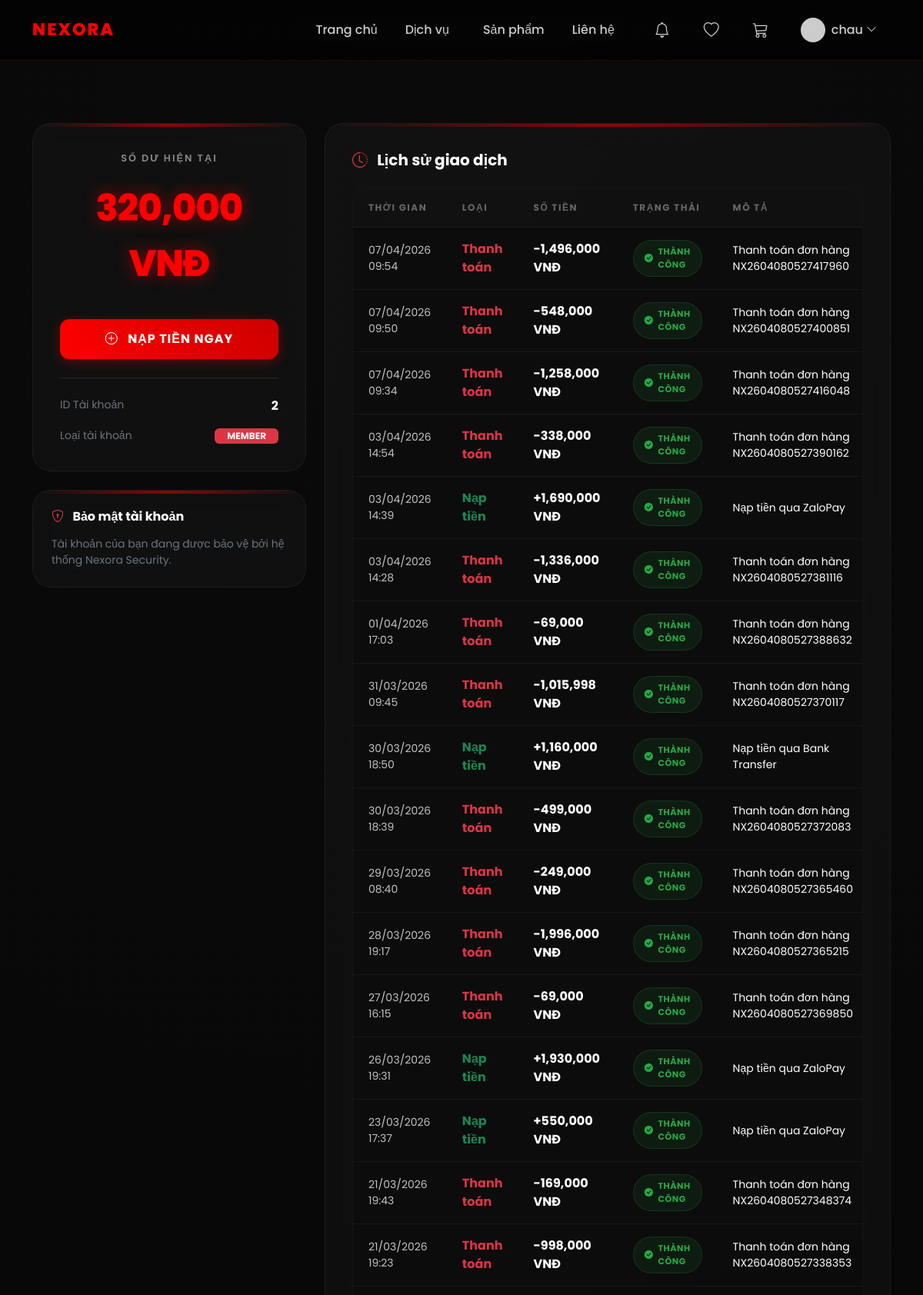
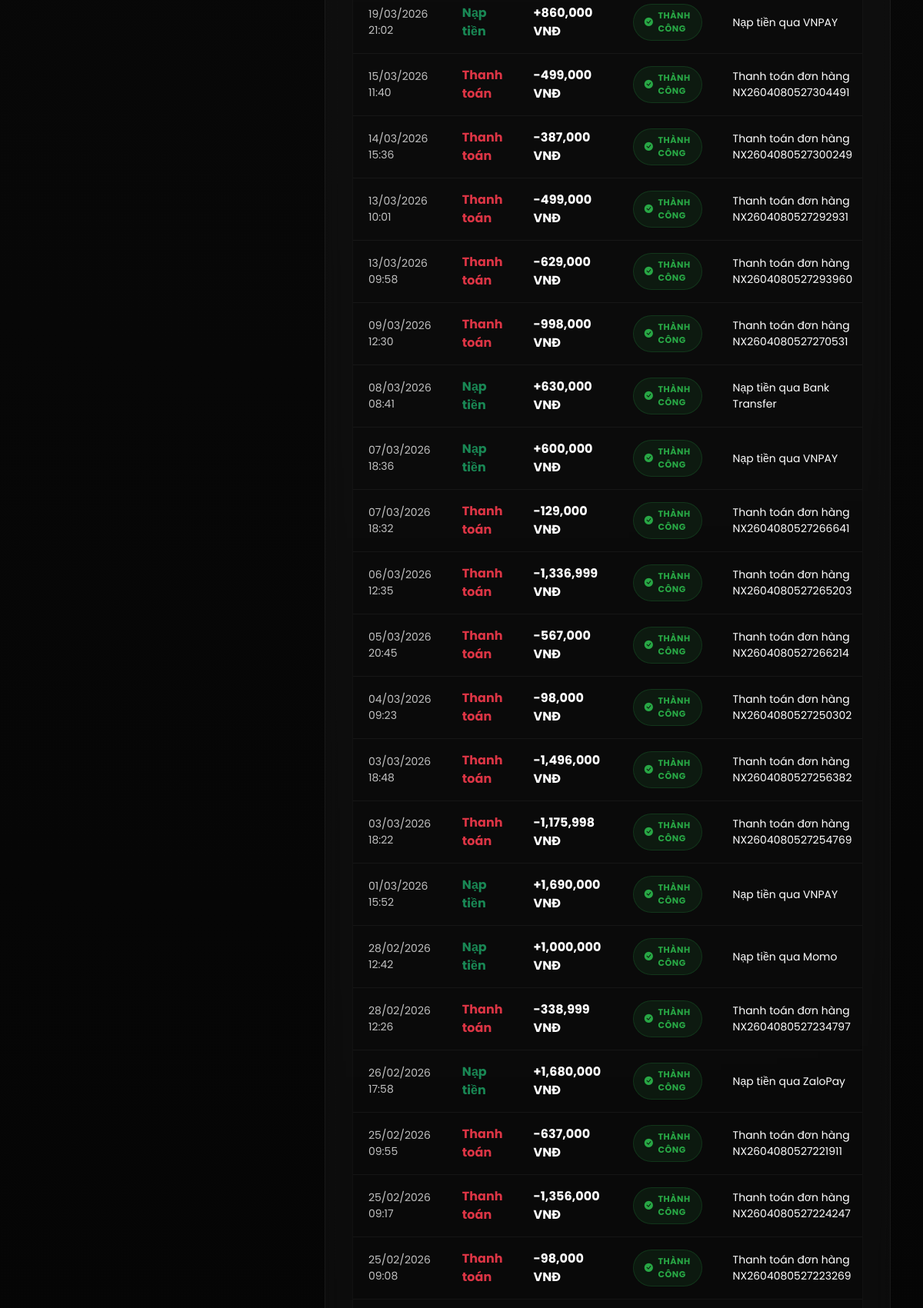
/users/wallet/ (signed in, upper part), run on the app's committed database (2 pictures, top to bottom).
### users/models.py (models this page shows, shortened)
class Transaction(models.Model):
    TRANSACTION_TYPES = [
        ('Deposit', 'Nạp tiền'),
        ('Payment', 'Thanh toán'),
        ('Refund', 'Hoàn tiền'),
    ]
    STATUS_CHOICES = [
        ('Pending', 'Đang xử lý'),
        ('Completed', 'Thành công'),
        ('Failed', 'Thất bại'),
    ]
    user = models.ForeignKey(settings.AUTH_USER_MODEL, on_delete=models.CASCADE, related_name='transactions')
    amount = models.BigIntegerField(default=0)
    type = models.CharField(max_length=20, choices=TRANSACTION_TYPES)
    status = models.CharField(max_length=20, choices=STATUS_CHOICES, default='Pending')
    method = models.CharField(max_length=50, blank=True, null=True)
    transaction_code = models.CharField(max_length=100, unique=True)
    description = models.TextField(blank=True, null=True)
    created_at = models.DateTimeField(auto_now_add=True)

### users/views.py (the view)
# urls.py: path('wallet/', views.wallet_index, name='wallet_index'),
@login_required
def wallet_index(request):
    transactions = request.user.transactions.all().order_by('-created_at')
    context = {
        'transactions': transactions,
        'balance': request.user.profile.balance
    }
    return render(request, 'users/wallet/index.html', context)

### users/templates/users/wallet/index.html (shortened to what this page needs)
{% extends "shops/base.html" %}
{% load static %}
{% block extra_head %}
<link rel="stylesheet" href="{% static 'css/wallet.css' %}">
{% endblock %}
{% block body_block %}
<div class="wallet-page text-white">
    <div class="container">
        <div class="row g-4">
            <div class="col-lg-4">
                <div class="wallet-card text-center mb-4">
                    <div class="balance-label mb-2">Số dư hiện tại</div>
                    <div class="balance-display">{{ balance|floatformat:0 }} VNĐ</div>
                    <a href="{% url 'users:topup_index' %}" class="btn btn-topup w-100 mt-3">
                        <i class="bi bi-plus-circle me-2"></i> NẠP TIỀN NGAY
                    </a>
                    <div class="mt-4 pt-4 border-top border-white border-opacity-10 text-start">
                        <div class="d-flex justify-content-between mb-3">
                            <span class="text-secondary small">ID Tài khoản</span>
                            <span class="fw-bold fs-6 text-white">{{ request.user.id }}</span>
                        </div>
                        <div class="d-flex justify-content-between align-items-center">
                            <span class="text-secondary small">Loại tài khoản</span>
                            <span class="badge bg-danger shadow-sm px-3">MEMBER</span>
                        </div>
                    </div>
                </div>
                <div class="wallet-card p-4">
                    <h6 class="fw-bold mb-3 text-white">
                        <i class="bi bi-shield-lock me-2 text-danger"></i> Bảo mật tài khoản
                    </h6>
                    <p class="small text-secondary mb-0">Tài khoản của bạn đang được bảo vệ bởi hệ thống Nexora Security.</p>
                </div>
            </div>
            <div class="col-lg-8">
                <div class="wallet-card">
                    <h5 class="fw-bold mb-4 text-white">
                        <i class="bi bi-clock-history me-2 text-danger"></i> Lịch sử giao dịch
                    </h5>
                    <div class="transaction-table-wrapper">
                        <div class="table-responsive">
                            <table class="table transaction-table text-white">
                                <thead>
                                    <tr>
                                        <th>Thời gian</th>
                                        <th>Loại</th>
                                        <th>Số tiền</th>
                                        <th>Trạng thái</th>
                                        <th>Mô tả</th>
                                    </tr>
                                </thead>
                                <tbody>
                                    {% for tx in transactions %}
                                    <tr>
                                        <td class="small opacity-75">{{ tx.created_at|date:"d/m/Y H:i" }}</td>
                                        <td>
                                            <span class="fw-bold {% if tx.type == 'Deposit' %}text-success{% else %}text-danger{% endif %}">
                                                {{ tx.get_type_display }}
                                            </span>
                                        </td>
                                        <td class="fw-bold fs-6">
                                            {% if tx.type == 'Deposit' %}+{% else %}-{% endif %}{{ tx.amount|floatformat:0 }} VNĐ
                                        </td>
                                        <td>
                                            <span class="status-badge status-{{ tx.status|lower }}">
                                                <i class="bi {% if tx.status == 'Completed' %}bi-check-circle-fill{% elif tx.status == 'Pending' %}bi-hourglass-split{% else %}bi-x-circle-fill{% endif %}"></i>
                                                {{ tx.get_status_display }}
                                            </span>
                                        </td>
                                        <td class="small text-secondary">{{ tx.description }}</td>
                                    </tr>
                                    {% endfor %}
                                </tbody>
                            </table>
                        </div>
                    </div>
                </div>
            </div>
        </div>
    </div>
</div>
{% endblock %}

### shops/templates/shops/base.html (shortened to what this page needs)
{% load static %}
<!DOCTYPE html>
<html lang="vi">
<head>
  <link href="https://cdn.jsdelivr.net/npm/bootstrap@5.3.2/dist/css/bootstrap.min.css" rel="stylesheet">
  <link rel="stylesheet" href="https://cdn.jsdelivr.net/npm/bootstrap-icons@1.11.1/font/bootstrap-icons.css" />
  <link rel="stylesheet" href="{% static 'css/base.css' %}" />
  {% block extra_head %}{% endblock %}
</head>
<body>
<nav class="navbar navbar-expand-lg navbar-custom fixed-top">
  <div class="container">
    <a class="navbar-brand" href="{% url 'shops:index' %}">
      NEXORA
    </a>
    <div class="collapse navbar-collapse" id="nav">
      <ul class="navbar-nav ms-auto">
        <li class="nav-item">
          <a class="nav-link" href="{% url 'shops:index' %}">
            Trang chủ
          </a>
        </li>
        <li class="nav-item">
          <a class="nav-link" href="{% url 'shops:services' %}">
            Dịch vụ
          </a>
        </li>
        <li class="nav-item ms-lg-2">
          <a class="nav-link" href="{% url 'shops:products' %}">
            Sản phẩm
          </a>
        </li>
        <li class="nav-item">
          <a class="nav-link" href="{% url 'shops:contact' %}">
            Liên hệ
          </a>
        </li>
      </ul>
      <ul class="navbar-nav ms-lg-3 align-items-lg-center">
          {% if request.user.is_authenticated %}
        <li class="nav-item dropdown me-2">
          <a class="nav-link position-relative" data-bs-toggle="dropdown" href="#" aria-label="Notifications">
            <i class="bi bi-bell fs-5"></i>
          </a>
        </li>
        <li class="nav-item me-2">
          <a class="nav-link" href="#" data-bs-toggle="modal" data-bs-target="#wishlistModal" aria-label="Wishlist">
            <i class="bi bi-heart fs-5"></i>
          </a>
        </li>
        <li class="nav-item">
          <a class="nav-link position-relative me-3" href="{% url 'shops:cart_detail' %}">
            <i class="bi bi-cart3 fs-5"></i>
          </a>
        </li>
        <li class="nav-item dropdown">
          <a class="nav-link d-flex align-items-center" data-bs-toggle="dropdown" href="#">
            <img
              src="{% if request.user.profile.photo %}{{ request.user.profile.photo.url }}{% else %}https://i.pravatar.cc/150?u={{ request.user.id }}{% endif %}"
              class="rounded-circle me-2" width="32" height="32" style="object-fit: cover" />
            <span class="d-none d-lg-inline">{{ request.user.username }}</span>
            <i class="bi bi-chevron-down ms-1 small"></i>
          </a>
        </li>
        {% else %}
        <li class="nav-item ms-lg-2">
          <a href="{% url 'users:login' %}" class="btn btn-outline-danger btn-sm">
            Đăng nhập
          </a>
        </li>
        {% endif %}
      </ul>
    </div>
  </div>
</nav>
<main>
  {% block body_block %}{% endblock %}
</main>
</body>
</html>

### shops/static/css/base.css (style rules this page uses)
body { background: radial-gradient(circle at top, #0a0a0a, #000); color: #fff; font-family: 'Poppins', sans-serif; padding-top: 80px; }
.navbar-custom { background: rgba(0, 0, 0, 0.6) !important; backdrop-filter: blur(12px); border-bottom: 1px solid rgba(255, 0, 0, 0.15); transition: all 0.3s ease; padding: 15px 0; }
.navbar-brand { color: #ff0000 !important; font-weight: 800; letter-spacing: 2px; font-size: 1.4rem; }
.nav-link { color: #ccc !important; position: relative; margin: 0 10px; font-weight: 500; transition: 0.3s; }
.nav-link::after { content: ""; position: absolute; bottom: -6px; left: 0; width: 0%; height: 2px; background: #ff0000; transition: 0.3s ease; }
h1, h2, h3, h4, h5 { font-weight: 600; }
p { color: #bbb; }

### users/static/css/wallet.css (style rules this page uses)
.wallet-page { background: radial-gradient(circle at top, #0a0a0a, #000); padding-top: 40px; padding-bottom: 80px; min-height: 100vh; padding-top: 80px; }
.wallet-card { background: rgba(255, 255, 255, 0.03); backdrop-filter: blur(15px); border: 1px solid rgba(255, 255, 255, 0.05); border-radius: 24px; padding: 35px; color: #fff; transition: all 0.3s cubic-bezier(0.175, 0.885, 0.32, 1.275); position: relative; overflow: hidden; }
.wallet-card::before { content: ""; position: absolute; top: 0; left: 0; width: 100%; height: 4px; background: linear-gradient(90deg, transparent, #ff0000, transparent); opacity: 0.5; }
.balance-display { font-size: 3rem; font-weight: 800; color: #ff0000; margin: 20px 0; text-shadow: 0 0 20px rgba(255, 0, 0, 0.5); letter-spacing: -1px; }
.balance-label { font-size: 0.8rem; color: #888; text-transform: uppercase; letter-spacing: 2px; font-weight: 600; }
.transaction-table-wrapper { background: rgba(0, 0, 0, 0.2); border-radius: 16px; overflow: hidden; border: 1px solid rgba(255, 255, 255, 0.03); }
.transaction-table { margin-bottom: 0; }
.transaction-table, .transaction-table thead, .transaction-table tbody, .transaction-table tr, .transaction-table th, .transaction-table td { background-color: transparent !important; background: transparent !important; border-color: rgba(255, 255, 255, 0.05) !important; color: #fff !important; vertical-align: middle; }
.transaction-table th { background: rgba(255, 255, 255, 0.02) !important; color: #666 !important; text-transform: uppercase; font-size: 0.75rem; font-weight: 700; letter-spacing: 1.5px; padding: 16px 20px; }
.transaction-table td { padding: 16px 20px; }
.status-badge { padding: 6px 14px; border-radius: 30px; font-size: 0.7rem; font-weight: 700; text-transform: uppercase; letter-spacing: 0.5px; display: inline-flex; align-items: center; gap: 6px; }
.status-completed { background: rgba(40, 167, 69, 0.1); color: #28a745; border: 1px solid rgba(40, 167, 69, 0.2); }
.btn-topup { background: linear-gradient(45deg, #ff0000, #cc0000); border: none; border-radius: 12px; padding: 14px 30px; font-weight: 700; color: #fff; text-transform: uppercase; letter-spacing: 1px; box-shadow: 0 4px 15px rgba(255, 0, 0, 0.3); transition: all 0.3s ease; }

### data on the page
Transaction: created_at "07/04/2026 09:54", type "Thanh toán", amount "1,496,000", status "THÀNH CÔNG", description "Thanh toán đơn hàng NX2604080527417960"
Transaction: created_at "07/04/2026 09:50", type "Thanh toán", amount "548,000", status "THÀNH CÔNG", description "Thanh toán đơn hàng NX2604080527400851"
Transaction: created_at "07/04/2026 09:34", type "Thanh toán", amount "1,258,000", status "THÀNH CÔNG", description "Thanh toán đơn hàng NX2604080527416048"
Transaction: created_at "03/04/2026 14:54", type "Thanh toán", amount "338,000", status "THÀNH CÔNG", description "Thanh toán đơn hàng NX2604080527390162"
Transaction: created_at "03/04/2026 14:39", type "Nạp tiền", amount "1,690,000", status "THÀNH CÔNG", description "Nạp tiền qua ZaloPay"
Transaction: created_at "03/04/2026 14:28", type "Thanh toán", amount "1,336,000", status "THÀNH CÔNG", description "Thanh toán đơn hàng NX2604080527381116"
Transaction: created_at "01/04/2026 17:03", type "Thanh toán", amount "69,000", status "THÀNH CÔNG", description "Thanh toán đơn hàng NX2604080527388632"
Transaction: created_at "31/03/2026 09:45", type "Thanh toán", amount "1,015,998", status "THÀNH CÔNG", description "Thanh toán đơn hàng NX2604080527370117"
Transaction: created_at "30/03/2026 18:50", type "Nạp tiền", amount "1,160,000", status "THÀNH CÔNG", description "Nạp tiền qua Bank Transfer"
Transaction: created_at "30/03/2026 18:39", type "Thanh toán", amount "499,000", status "THÀNH CÔNG", description "Thanh toán đơn hàng NX2604080527372083"
Transaction: created_at "29/03/2026 08:40", type "Thanh toán", amount "249,000", status "THÀNH CÔNG", description "Thanh toán đơn hàng NX2604080527365460"
Transaction: created_at "28/03/2026 19:17", type "Thanh toán", amount "1,996,000", status "THÀNH CÔNG", description "Thanh toán đơn hàng NX2604080527365215"
Transaction: created_at "27/03/2026 16:15", type "Thanh toán", amount "69,000", status "THÀNH CÔNG", description "Thanh toán đơn hàng NX2604080527369850"
Transaction: created_at "26/03/2026 19:31", type "Nạp tiền", amount "1,930,000", status "THÀNH CÔNG", description "Nạp tiền qua ZaloPay"
Transaction: created_at "23/03/2026 17:37", type "Nạp tiền", amount "550,000", status "THÀNH CÔNG", description "Nạp tiền qua ZaloPay"
Transaction: created_at "21/03/2026 19:43", type "Thanh toán", amount "169,000", status "THÀNH CÔNG", description "Thanh toán đơn hàng NX2604080527348374"
Transaction: created_at "21/03/2026 19:23", type "Thanh toán", amount "998,000", status "THÀNH CÔNG", description "Thanh toán đơn hàng NX2604080527338353"
Transaction: created_at "19/03/2026 21:02", type "Nạp tiền", amount "860,000", status "THÀNH CÔNG", description "Nạp tiền qua VNPAY"
Transaction: created_at "15/03/2026 11:40", type "Thanh toán", amount "499,000", status "THÀNH CÔNG", description "Thanh toán đơn hàng NX2604080527304491"
Transaction: created_at "14/03/2026 15:36", type "Thanh toán", amount "387,000", status "THÀNH CÔNG", description "Thanh toán đơn hàng NX2604080527300249"
Transaction: created_at "13/03/2026 10:01", type "Thanh toán", amount "499,000", status "THÀNH CÔNG", description "Thanh toán đơn hàng NX2604080527292931"
Transaction: created_at "13/03/2026 09:58", type "Thanh toán", amount "629,000", status "THÀNH CÔNG", description "Thanh toán đơn hàng NX2604080527293960"
Transaction: created_at "09/03/2026 12:30", type "Thanh toán", amount "998,000", status "THÀNH CÔNG", description "Thanh toán đơn hàng NX2604080527270531"
Transaction: created_at "08/03/2026 08:41", type "Nạp tiền", amount "630,000", status "THÀNH CÔNG", description "Nạp tiền qua Bank Transfer"
Transaction: created_at "07/03/2026 18:36", type "Nạp tiền", amount "600,000", status "THÀNH CÔNG", description "Nạp tiền qua VNPAY"
Transaction: created_at "07/03/2026 18:32", type "Thanh toán", amount "129,000", status "THÀNH CÔNG", description "Thanh toán đơn hàng NX2604080527266641"
Transaction: created_at "06/03/2026 12:35", type "Thanh toán", amount "1,336,999", status "THÀNH CÔNG", description "Thanh toán đơn hàng NX2604080527265203"
Transaction: created_at "05/03/2026 20:45", type "Thanh toán", amount "567,000", status "THÀNH CÔNG", description "Thanh toán đơn hàng NX2604080527266214"
Transaction: created_at "04/03/2026 09:23", type "Thanh toán", amount "98,000", status "THÀNH CÔNG", description "Thanh toán đơn hàng NX2604080527250302"
Transaction: created_at "03/03/2026 18:48", type "Thanh toán", amount "1,496,000", status "THÀNH CÔNG", description "Thanh toán đơn hàng NX2604080527256382"
Transaction: created_at "03/03/2026 18:22", type "Thanh toán", amount "1,175,998", status "THÀNH CÔNG", description "Thanh toán đơn hàng NX2604080527254769"
Transaction: created_at "01/03/2026 15:52", type "Nạp tiền", amount "1,690,000", status "THÀNH CÔNG", description "Nạp tiền qua VNPAY"
Transaction: created_at "28/02/2026 12:42", type "Nạp tiền", amount "1,000,000", status "THÀNH CÔNG", description "Nạp tiền qua Momo"
Transaction: created_at "28/02/2026 12:26", type "Thanh toán", amount "338,999", status "THÀNH CÔNG", description "Thanh toán đơn hàng NX2604080527234797"
Transaction: created_at "26/02/2026 17:58", type "Nạp tiền", amount "1,680,000", status "THÀNH CÔNG", description "Nạp tiền qua ZaloPay"
Transaction: created_at "25/02/2026 09:55", type "Thanh toán", amount "637,000", status "THÀNH CÔNG", description "Thanh toán đơn hàng NX2604080527221911"
Transaction: created_at "25/02/2026 09:17", type "Thanh toán", amount "1,356,000", status "THÀNH CÔNG", description "Thanh toán đơn hàng NX2604080527224247"
Transaction: created_at "25/02/2026 09:08", type "Thanh toán", amount "98,000", status "THÀNH CÔNG", description "Thanh toán đơn hàng NX2604080527223269"

### other printed values
{{ request.user.username }} "chau"
{{ balance|floatformat:0 }} "320,000"
{{ request.user.id }} "2"
